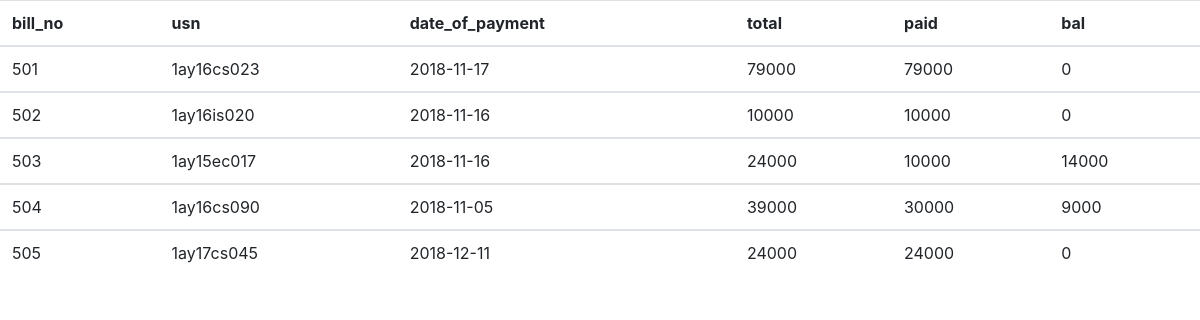
The page /php/disp2.php on the database its author committed.
### tables this page shows
CREATE TABLE `fee` (
  `bill_no` int(10) NOT NULL,
  `usn` varchar(10) NOT NULL,
  `date_of_payment` date NOT NULL,
  `total` int(10) NOT NULL,
  `paid` int(10) NOT NULL,
  `bal` int(10) NOT NULL
);

### php/disp2.php (the view, shortened to what this page needs)
 <html>
   <head>
        <link rel="stylesheet" href="https://stackpath.bootstrapcdn.com/bootstrap/4.1.3/css/bootstrap.min.css">
    </head>
    <body>
    <?php
$conn = new mysqli("localhost","root","","college");
$pr = "SELECT * FROM fee";
$results=$conn->query($pr);
        ?>
        <table class="table">
        <thead>
    <tr>
      <th scope="col">bill_no</th>
      <th scope="col">usn</th>
      <th scope="col">date_of_payment</th>
       <th scope="col">total</th>
       <th scope="col">paid</th>
       <th scope="col">bal</th>
    </tr>
  </thead>
   <?php
while($row = $results->fetch_assoc())   {
    echo "
  <tbody>
  <tr>
      <td>".$row['bill_no']."</td>
      <td>".$row['usn']."</td>
      <td>".$row['date_of_payment']."</td>
      <td>".$row['total']."</td>
      <td>".$row['paid']."</td>
      <td>".$row['bal']."</td>
   </tr>
   ";}
  echo "</tbody>
</table>";
?>

### rows shown on the page
fee: bill_no "501", usn "1ay16cs023", date_of_payment "2018-11-17", total "79000", paid "79000", bal "0"
fee: bill_no "502", usn "1ay16is020", date_of_payment "2018-11-16", total "10000", paid "10000", bal "0"
fee: bill_no "503", usn "1ay15ec017", date_of_payment "2018-11-16", total "24000", paid "10000", bal "14000"
fee: bill_no "504", usn "1ay16cs090", date_of_payment "2018-11-05", total "39000", paid "30000", bal "9000"
fee: bill_no "505", usn "1ay17cs045", date_of_payment "2018-12-11", total "24000", paid "24000", bal "0"
